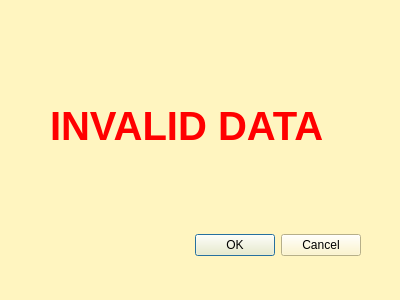
<?xml version="1.0" encoding="UTF-8"?>
<ui version="4.0">
 <class>invalidData</class>
 <widget class="QDialog" name="invalidData">
  <property name="geometry">
   <rect>
    <x>0</x>
    <y>0</y>
    <width>400</width>
    <height>300</height>
   </rect>
  </property>
  <property name="windowTitle">
   <string>Dialog</string>
  </property>
  <property name="styleSheet">
   <string notr="true">background:rgb(255, 245, 192);</string>
  </property>
  <widget class="QDialogButtonBox" name="buttonBox">
   <property name="geometry">
    <rect>
     <x>190</x>
     <y>230</y>
     <width>171</width>
     <height>31</height>
    </rect>
   </property>
   <property name="orientation">
    <enum>Qt::Horizontal</enum>
   </property>
   <property name="standardButtons">
    <set>QDialogButtonBox::Cancel|QDialogButtonBox::Ok</set>
   </property>
  </widget>
  <widget class="QLabel" name="label">
   <property name="geometry">
    <rect>
     <x>50</x>
     <y>70</y>
     <width>301</width>
     <height>111</height>
    </rect>
   </property>
   <property name="styleSheet">
    <string notr="true">color :red;
font-size:40px;
font-weight:900;</string>
   </property>
   <property name="text">
    <string>INVALID DATA</string>
   </property>
  </widget>
 </widget>
 <resources/>
 <connections>
  <connection>
   <sender>buttonBox</sender>
   <signal>accepted()</signal>
   <receiver>invalidData</receiver>
   <slot>accept()</slot>
   <hints>
    <hint type="sourcelabel">
     <x>248</x>
     <y>254</y>
    </hint>
    <hint type="destinationlabel">
     <x>157</x>
     <y>274</y>
    </hint>
   </hints>
  </connection>
  <connection>
   <sender>buttonBox</sender>
   <signal>rejected()</signal>
   <receiver>invalidData</receiver>
   <slot>reject()</slot>
   <hints>
    <hint type="sourcelabel">
     <x>316</x>
     <y>260</y>
    </hint>
    <hint type="destinationlabel">
     <x>286</x>
     <y>274</y>
    </hint>
   </hints>
  </connection>
 </connections>
</ui>
